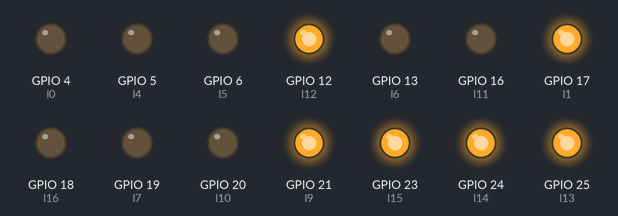
Recording of a program running on a simulated Raspberry Pi (BCM pin numbers). Parts: output pins drawn as LEDs (lit = HIGH). The clock reads 2024-03-15 10:24:30 at power-on unless the program sets it.

Above: at 0.1 s.
At 3.1 s:
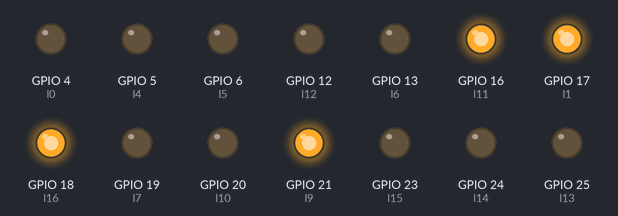
At 5.1 s:
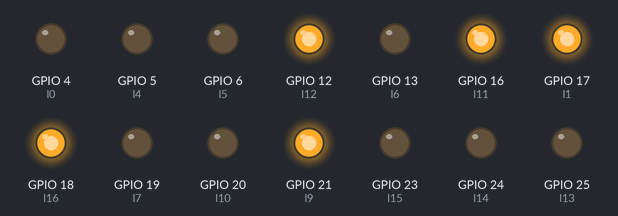
At 9.1 s:
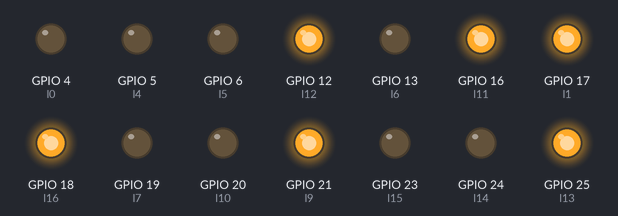
At 13.1 s:
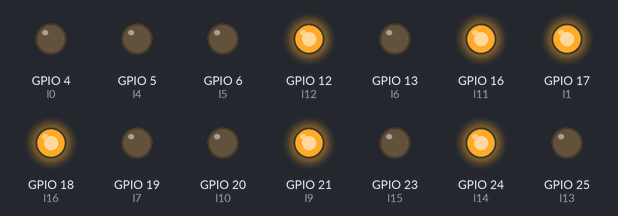
At 19.1 s:
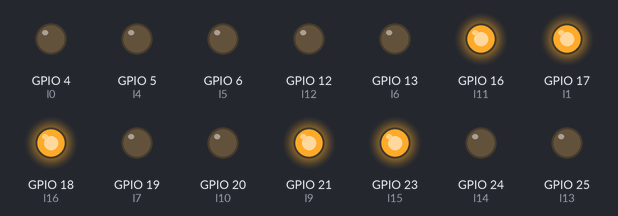
Timing chart, 0 to 22.0 s (numbered marks = the images above):
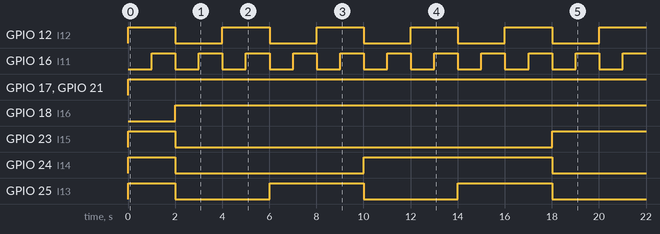

The program:

bitClock.py
```python
import time
import RPi.GPIO as GPIO


def decimalToBinary(n):
    bitCode = bin(n).replace("0b", "")
    while True:
        if len(bitCode) < 6:
            bitCode = "0" + bitCode
        else:
            break

    return bitCode


def bitSignal(dictionary, timeUnit, startIndex):

    i = startIndex

    for item in (decimalToBinary(int(timeUnit))[::-1]):

        if item == "1":
            GPIO.output(dictionary["l"+str(i)], 1)
            i += 1
        elif item == "0":
            GPIO.output(dictionary["l"+str(i)], 0)
            i += 1


GPIO.setmode(GPIO.BCM)
GPIO.setwarnings(False)


gpio_dict = {"l0": 4, "l1": 17, "l2": 27, "l3": 22, "l4": 5, "l5": 6,
             "l6": 13, "l7": 19, "l8": 26, "l9": 21, "l10": 20,
             "l11": 16, "l12": 12, "l13": 25, "l14": 24, "l15": 23,
             "l16": 18}

for element in gpio_dict.values():
    GPIO.setup(element, GPIO.OUT)
    GPIO.output(element, 0)

while True:
    nightOff = (int(time.strftime("%H")))
    if (nightOff < 23) and (nightOff > 6):
        Hr, Min, Sec = time.strftime("%H %M %S").split(sep=" ")
        bitSignal(gpio_dict, Hr, 0)
        bitSignal(gpio_dict, Min, 5)
        bitSignal(gpio_dict, Sec, 11)
        day = False
    else:
        for element in gpio_dict.values():
            GPIO.setup(element, GPIO.OUT)
            GPIO.output(element, 0)
```

Measured:
- by itself, GPIO 12 (l12): alternates HIGH for 2.0 s and LOW for 2.0 s
- by itself, GPIO 16 (l11): alternates HIGH for 1.0 s and LOW for 1.0 s
- by itself, GPIO 17 (l1), GPIO 21 (l9): LOW → HIGH at 0.00 s
- by itself, GPIO 18 (l16): LOW → HIGH at 2.0 s
- by itself, GPIO 23 (l15): LOW → HIGH at 0.00 s, → LOW 2.0 s later, → HIGH 16.0 s later
- by itself, GPIO 24 (l14): LOW → HIGH at 0.00 s, → LOW 2.0 s later, → HIGH 8.0 s later, → LOW 8.0 s later
- by itself, GPIO 25 (l13): repeats every 8.0 s: LOW 4.0 s, HIGH 4.0 s
